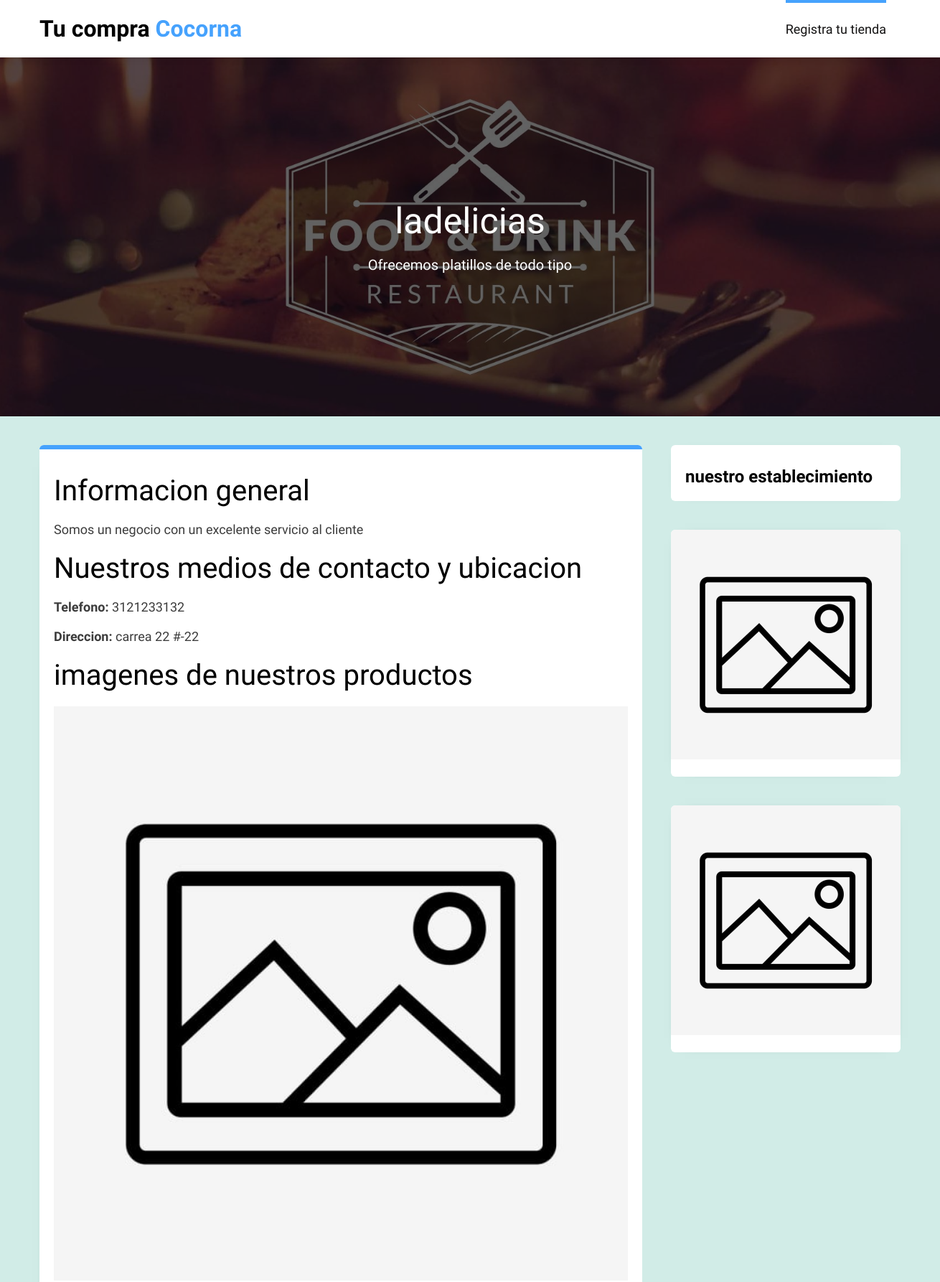
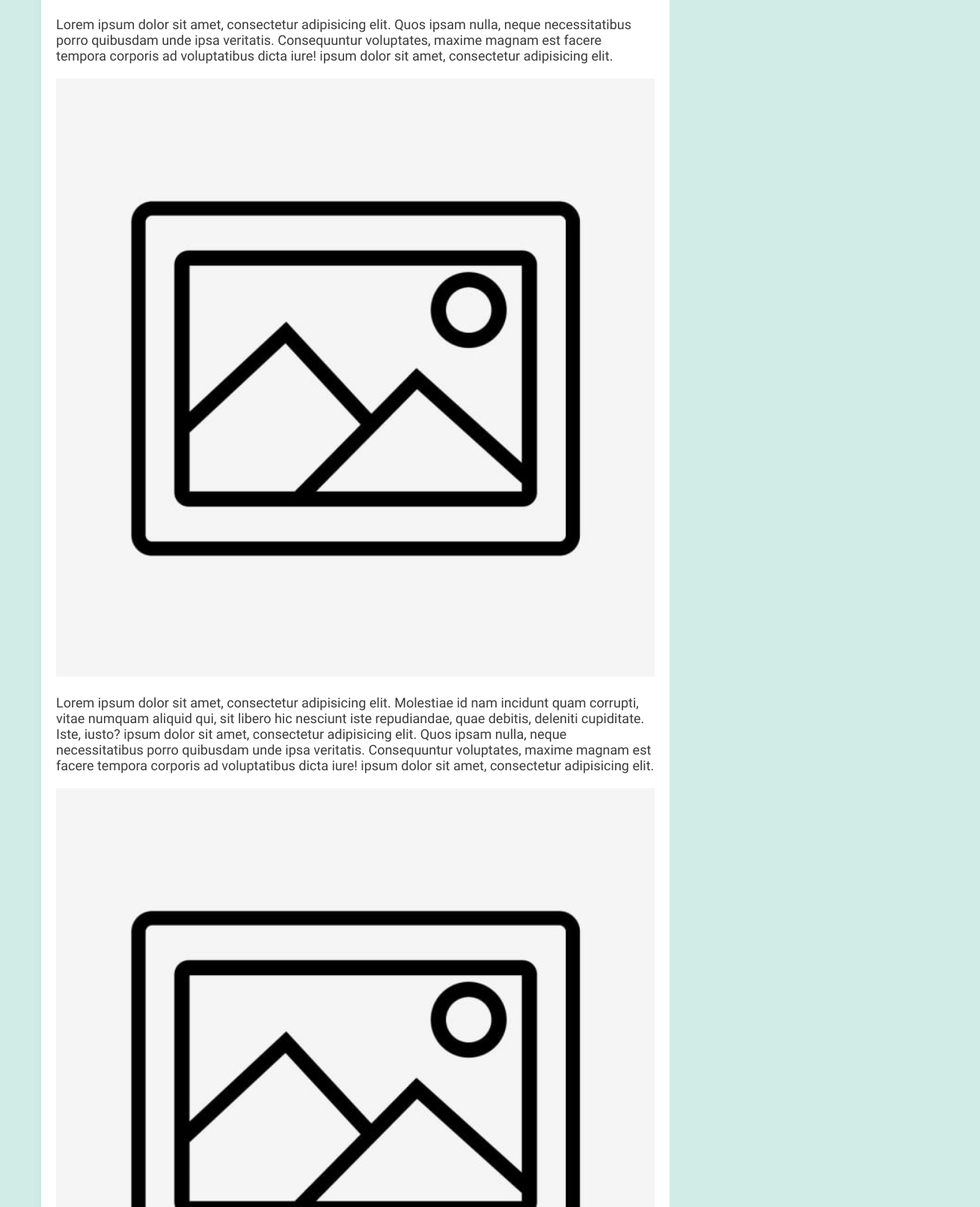
The app's page /php/tiendainfo.php?id=68 (upper part) with its own data (2 pictures, top to bottom).
### tables this page shows
CREATE TABLE `tiendas` (
  `id` int(20) NOT NULL,
  `nombre` varchar(20) NOT NULL,
  `telefono` varchar(30) NOT NULL,
  `direccion` varchar(20) NOT NULL,
  `categoria` varchar(20) NOT NULL,
  `comentarios` varchar(50) NOT NULL,
  `url_image` varchar(100) NOT NULL
);

### php/tiendainfo.php (the view, shortened to what this page needs)
<?php
$servername = "localhost";
$database = "cocorna";
$username = "root";
$password = "";
$conn = mysqli_connect($servername, $username, $password, $database);
$registros=mysqli_query($conn,"SELECT * FROM tiendas  WHERE id=".$_GET['id']."") or
die("problemas en el select:".mysqli_error($conexion));
?>
<!DOCTYPE html>
<html lang="es">
<head>
  <link rel="stylesheet" href="../css/index.css" />
</head>
<body>
  <header>
    <div class="header-content">
      <a href="../index.php" class="logo">
        <b>Tu compra <span>Cocorna</span></b>
      </a>
      <div class="menu" id="show-menu">
        <nav>
          <ul>
            <li class="menu-selected">
              <a href="#openModal" class="text-menu-selected"> Registra tu tienda </a>
            </li>
          </ul>
        </nav>
      </div>
    </div>
  </header>
  <div class="container-all" id="move-content">
  <?php
          while ($reg=mysqli_fetch_array($registros)) {
        ?>
    <div class="article-container-cover imagen-mayoria" style="background-image:url('../imagenes/<?php echo $reg['url_image'];?>')">
      <div class="container-info-cover">
        <h1>
        <?php
          echo $reg['nombre'];
        ?>
        </h1>
        <p>
        <?php echo $reg['comentarios'];?>
        </p>
      </div>
    </div>
    <div class="container-content">
      <article>
        <h1>Informacion general</h1>
        <p>Somos un negocio con un excelente servicio al cliente</p>
        <h1>Nuestros medios de contacto y ubicacion</h1>
        <p><strong>Telefono: </strong><?php echo $reg['telefono'];?></p>
        <p><Strong>Direccion: </Strong><?php echo $reg['direccion'];?></p>
        <?php
           }
        ?>
        <h1>imagenes de nuestros productos</h1>
        <img src="../img/imgcarga.jpg" alt="" />
        <p>
          Lorem ipsum dolor sit amet, consectetur adipisicing elit. Quos ipsam
          nulla, neque necessitatibus porro quibusdam unde ipsa veritatis.
          Consequuntur voluptates, maxime magnam est facere tempora corporis
          ad voluptatibus dicta iure! ipsum dolor sit amet, consectetur
          adipisicing elit.
        </p>
        <img src="../img/imgcarga.jpg" alt="" />
        <p>
          Lorem ipsum dolor sit amet, consectetur adipisicing elit. Molestiae
          id nam incidunt quam corrupti, vitae numquam aliquid qui, sit libero
          hic nesciunt iste repudiandae, quae debitis, deleniti cupiditate.
          Iste, iusto? ipsum dolor sit amet, consectetur adipisicing elit.
          Quos ipsam nulla, neque necessitatibus porro quibusdam unde ipsa
          veritatis. Consequuntur voluptates, maxime magnam est facere tempora
          corporis ad voluptatibus dicta iure! ipsum dolor sit amet,
          consectetur adipisicing elit.
        </p>
        <img src="../img/imgcarga.jpg" alt="" />
      </article>
      <div class="container-aside">
        <aside>
          <h2>nuestro establecimiento</h2>
        </aside>
        <aside>
        </aside>
        <aside>
        <img src="../img/imgcarga.jpg" alt="" />
        </aside>
      </div>
    </div>
  </div>
</body>
</html>

### css/articulos.css (style rules this page uses)
.article-container-cover { width: 100%; height: 500px; position: relative; margin-top: 80px; background-position: center; background-size: cover; background-repeat: no-repeat; object-fit: fill; }
.article-container-cover:before { content: ""; width: 100%; height: 100%; opacity: 0, 5; position: absolute; top: 500px; left: 100px; }
.container-info-cover { max-width: 800px; height: 500px; margin: auto; text-align: center; display: flex; flex-direction: column; justify-content: center; align-items: center; position: relative; z-index: 1; }
.container-info-cover h1 { font-size: 60px; font-weight: 500; color: #fff; margin-bottom: 20px; }
.container-info-cover p { color: #fff; font-size: 20px; font-weight: 300; }
.container-content { width: 1200px; margin: auto; margin-top: 40px; display: flex; justify-content: center; }
article { width: 100%; padding: 20px; padding-bottom: 40px; box-shadow: -10px 0 20px -30px black; border-radius: 6px; position: relative; overflow: hidden; background: #fff; }
article:before { content: ""; width: 100%; height: 6px; position: absolute; top: 0; left: 0; background: #46a2fd; }
article h1 { margin-top: 20px; font-weight: 500; font-size: 40px; }
article p { margin-top: 20px; font-size: 18px; color: #3c3c3c; }
article img { width: 100%; margin-top: 20px; }
.container-aside aside { width: 320px; border-right: 6px; box-shadow: 0 0 20px -20px black; border-radius: 6px; overflow: hidden; margin-left: 40px; margin-bottom: 40px; padding-bottom: 20px; background: #fff; }
.container-aside aside img { width: 100%; }
.container-aside aside h2, .container-aside aside p { margin-top: 30px; padding: 0px 20px; }

### css/blog.css (style rules this page uses)
.container-info-cover:before { position: absolute; width: 100vw; height: 500px; content: ""; top: 0; bottom: 0; background: rgba(0, 0, 0, 0.61); opacity: 1; }
.container-info-cover h1 { font-size: 50px; font-weight: 500; color: #fff; margin-bottom: 20px; z-index: 1; }
.container-info-cover p { color: #fff; font-size: 20px; font-weight: 300; z-index: 1; }

### css/principal.css (style rules this page uses)
* { margin: 0; padding: 0; box-sizing: border-box; text-decoration: none; font-family: "Source Sans Pro", sans-serif; }
body { background: rgb(209, 236, 231); }
header { position: fixed; top: 0; left: 0; width: 100%; height: 80px; background: #fff; box-shadow: 0 4px 25px -22px black; z-index: 2; }
.header-content { max-width: 1200px; margin: auto; display: flex; justify-content: space-between; }
.logo { height: 80px; display: flex; justify-content: center; align-items: center; color: #000; font-size: 32px; }
.logo b span { color: #46a2fd; }
.menu { height: 80px; }
.menu nav { height: 100%; }
.menu nav ul { height: 100%; display: flex; list-style: none; }
.menu nav ul li { height: 100%; margin: 0px 20px; display: flex; justify-content: center; align-items: center; position: relative; }
* .menu-selected:before { content: ""; width: 100%; height: 4px; background: #46a2fd; position: absolute; top: 0; left: 0; }
.menu nav ul li a { color: #141313; font-size: 18px; transition: color 300ms; }

### css/Componentes/imagenes-secundarias.css (style rules this page uses)
.imagen-mayoria { background-image: url(../../img/articulos/restaurante1.jpg); }

### records on screen
tiendas: url_image (picture), nombre "ladelicias", comentarios "Ofrecemos platillos de todo tipo", telefono "3121233132", direccion "carrea 22 #-22"
